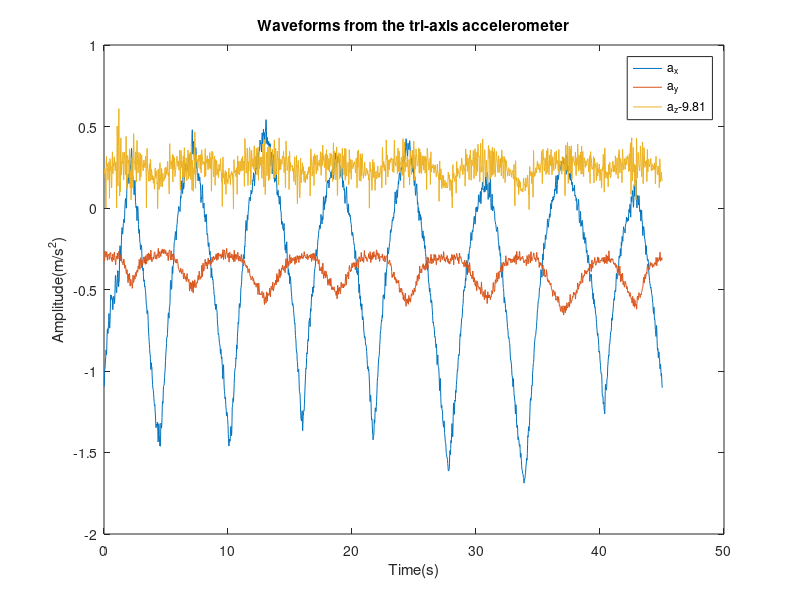

Source code (MATLAB):
%Plotting the accelerometer signal

% Loading breathing data obtained after exercize
load('accel_gyro.mat')
figure
fs=50;
t=1/fs:1/fs:length(resp.gFXms2)/fs;
plot(t,resp.gFXms2,t,resp.gFYms2,t,resp.gFZms2-9.81)

xlabel('Time(s)')
ylabel('Amplitude(m/s^2)')
title('Waveforms from the tri-axis accelerometer')
legend(['a_x'],['a_y'],['a_z-9.81'])
%plot(t/60,mp36_s(1,:))
